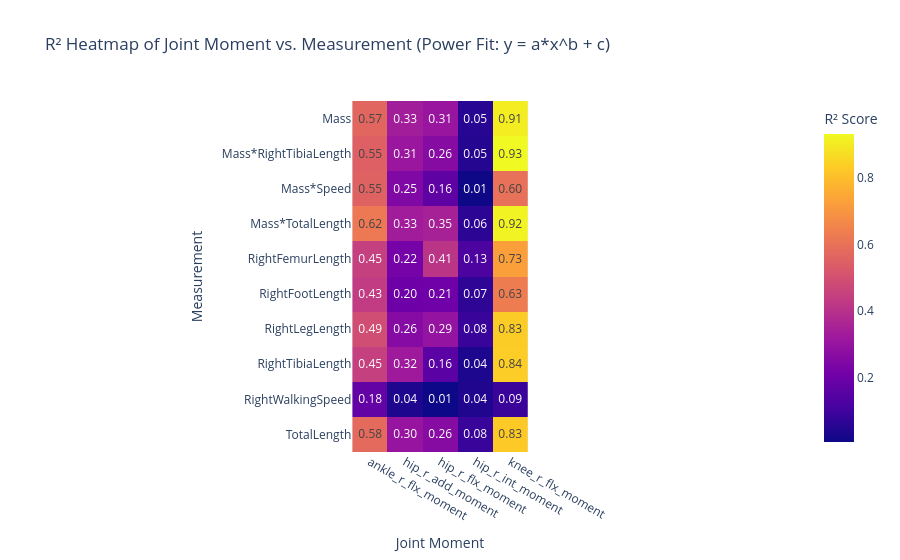

The code cell stored with this chart in its notebook:
### Code cell
#| label: fig-pow-heatmap
power_fit_pivot = fit_results.filter(pl.col("fit_type") == "Power").to_pandas().pivot(
  index="measurement",
  columns="moment",
  values="r2",
)

fig = px.imshow(
  power_fit_pivot,
  text_auto=".2f",
  labels=dict(x="Joint Moment", y="Measurement", color="R² Score"),
  title="R² Heatmap of Joint Moment vs. Measurement (Power Fit: y = a*x^b + c)"
)
fig.show()

### Figure 1 — Plotly figure (JSON) as saved in the notebook; plotly's stock layout.template omitted (floating-point values rounded to 4 significant figures)
{"data": [{"coloraxis": "coloraxis", "hovertemplate": "Joint Moment: %{x}<br>Measurement: %{y}<br>R² Score: %{z}<extra></extra>", "name": "0", "texttemplate": "%{z:.2f}", "type": "heatmap", "x": ["ankle_r_flx_moment", "hip_r_add_moment", "hip_r_flx_moment", "hip_r_int_moment", "knee_r_flx_moment"], "xaxis": "x", "y": ["Mass", "Mass*RightTibiaLength", "Mass*Speed", "Mass*TotalLength", "RightFemurLength", "RightFootLength", "RightLegLength", "RightTibiaLength", "RightWalkingSpeed", "TotalLength"], "yaxis": "y", "z": [[0.5659, 0.3343, 0.308, 0.05156, 0.9068], [0.5482, 0.3099, 0.2592, 0.04911, 0.9323], [0.5547, 0.2453, 0.1648, 0.007549, 0.6001], [0.6206, 0.3301, 0.3482, 0.06421, 0.9218], [0.4458, 0.2222, 0.4124, 0.1264, 0.7275], [0.4329, 0.2016, 0.2081, 0.06548, 0.6322], [0.4903, 0.2577, 0.2945, 0.08382, 0.8337], [0.4479, 0.3217, 0.1559, 0.0355, 0.8361], [0.1761, 0.03709, 0.006443, 0.04017, 0.08807], [0.5789, 0.3001, 0.2599, 0.08315, 0.8269]]}], "layout": {"coloraxis": {"colorbar": {"title": {"text": "R² Score"}}, "colorscale": [[0, "#0d0887"], [0.1111, "#46039f"], [0.2222, "#7201a8"], [0.3333, "#9c179e"], [0.4444, "#bd3786"], [0.5556, "#d8576b"], [0.6667, "#ed7953"], [0.7778, "#fb9f3a"], [0.8889, "#fdca26"], [1, "#f0f921"]]}, "title": {"text": "R² Heatmap of Joint Moment vs. Measurement (Power Fit: y = a*x^b + c)"}, "xaxis": {"anchor": "y", "constrain": "domain", "domain": [0, 1], "scaleanchor": "y", "title": {"text": "Joint Moment"}}, "yaxis": {"anchor": "x", "autorange": "reversed", "constrain": "domain", "domain": [0, 1], "title": {"text": "Measurement"}}}}
